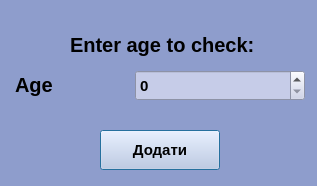
<?xml version="1.0" encoding="UTF-8"?>
<ui version="4.0">
 <class>agePatientDialog</class>
 <widget class="QDialog" name="agePatientDialog">
  <property name="geometry">
   <rect>
    <x>0</x>
    <y>0</y>
    <width>317</width>
    <height>186</height>
   </rect>
  </property>
  <property name="windowTitle">
   <string>Dialog</string>
  </property>
  <property name="styleSheet">
   <string notr="true">QWidget {
	background-color: #8E9DCC
}</string>
  </property>
  <widget class="QSpinBox" name="ageSpinBox">
   <property name="geometry">
    <rect>
     <x>135</x>
     <y>70</y>
     <width>170</width>
     <height>31</height>
    </rect>
   </property>
   <property name="styleSheet">
    <string notr="true">QSpinBox {
    background-color: #C6CCE8;
    color: #000000;
    border-radius: 0.5em;
	font-family: 'Gogh';
	font-weight: 500;
	font-size: 15px;
}

QSpinBox:hover {
    background-color: #A9B9E3;
	font-family: 'Gogh';
	font-weight: 500;
}
</string>
   </property>
  </widget>
  <widget class="QLabel" name="ageLabel_2">
   <property name="geometry">
    <rect>
     <x>70</x>
     <y>30</y>
     <width>190</width>
     <height>30</height>
    </rect>
   </property>
   <property name="styleSheet">
    <string notr="true">color: #000000;
font-size: 20px;
font-family: &quot;Gogh&quot;;
font-weight: 500;</string>
   </property>
   <property name="text">
    <string>Enter age to check:</string>
   </property>
  </widget>
  <widget class="QLabel" name="ageLabel">
   <property name="geometry">
    <rect>
     <x>15</x>
     <y>70</y>
     <width>60</width>
     <height>30</height>
    </rect>
   </property>
   <property name="styleSheet">
    <string notr="true">color: #000000;
font-size: 20px;
font-family: &quot;Gogh&quot;;
font-weight: 500;</string>
   </property>
   <property name="text">
    <string>Age</string>
   </property>
  </widget>
  <widget class="QPushButton" name="addButton">
   <property name="geometry">
    <rect>
     <x>100</x>
     <y>130</y>
     <width>120</width>
     <height>40</height>
    </rect>
   </property>
   <property name="styleSheet">
    <string notr="true">QPushButton {
    background-color: #C6CCE8;
    color: #000000;
    border-radius: 0.5em;
	font-family: 'Gogh';
	font-weight: 500;
	font-size: 15px;
}
QPushButton:hover {
    background-color: #A9B9E3;
	font-family: 'Gogh';
	font-weight: 500;
}</string>
   </property>
   <property name="text">
    <string>Додати</string>
   </property>
  </widget>
 </widget>
 <resources/>
 <connections/>
</ui>
